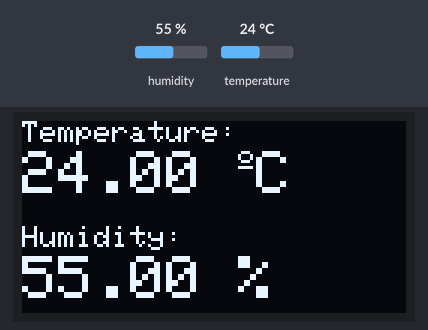
Bench run of a sketch on a simulated ESP8266 (NodeMCU). On the bench: 128×64 one-colour display. Inputs (shaded band) come from the test bench; at power-on: humidity 55 %, temperature 24 °C. WiFi joins after 1.5 s; servers stay silent unless stated; no MQTT or app messages arrive unless stated; what the sketch prints to the serial monitor is not drawn.

Above: at 5.7 s.

The sketch:

cumulocityNode2.ino
```cpp
#include "DHT.h"
#include<Wire.h>
#include <Adafruit_GFX.h>
#include <Adafruit_SSD1306.h>
#include <ESP8266WiFi.h>
#include <PubSubClient.h>
DHT dht;
#define SCREEN_WIDTH 128 // OLED display width, in pixels
#define SCREEN_HEIGHT 64 // OLED display height, in pixels
#define OLED_RESET    2

// Declaration for an SSD1306 display connected to I2C (SDA, SCL pins)
Adafruit_SSD1306 display(SCREEN_WIDTH, SCREEN_HEIGHT, &Wire, -1);

//const char* ssid = "Kapil_Pana";  //WIFI
const char* ssid = "IOT";
//const char* password =  "Pana@sonic2017";  //WIFI Info
const char* password =  "IOT@12345";
const char* mqttServer = "tcp://mqtt.us.cumulocity.com"; //Cumulocity MQTT Server
const int mqttPort = 1883;
const char* mqttUser = "ninja/Amit.Bhandari1@rsystems.com";  //Cumulocity Tenant Information
//const char* mqttUser = "manufacturing/Richard.Wagner@softwareag.com";  //Cumulocity Tenant Information
const char* mqttPassword = "Rsi@12345";
const int analogInPin = A0;  // ESP8266 Analog Pin ADC0 = A0


char message[100];
const char* message1 = "200,ADC0Measurement,A,";
char message2[12];
const char* message3 ="ADC0";

char humi_message[100];
const char* humi_message1 = "200,ADC1Measurement,A,";
char humi_message2[12];
const char* humi_message3 = "ADC1";


int sensorValue = 0;  // value read from the pot
int outputValue = 0;  // value to output to a PWM pin

WiFiClient espClient;
PubSubClient client(espClient);


void setup() {

  Serial.begin(115200);
  Serial.setTimeout(15000);
  dht.setup(D3);
 if(!display.begin(SSD1306_SWITCHCAPVCC, 0x3C)) {
    Serial.println(F("SSD1306 allocation failed"));
    for(;;);
  }
  delay(2000);
  display.clearDisplay();
  display.setTextColor(WHITE);

  WiFi.begin(ssid, password);

  while (WiFi.status() != WL_CONNECTED) {
    delay(500);
    Serial.println("Connecting to WiFi..");
  }
  Serial.println("Connected to the WiFi network");

  client.setServer(mqttServer, mqttPort);
  client.setCallback(callback);

  while (!client.connected()) {
    Serial.println("Connecting to MQTT...");

    if (client.connect("ESP8266Client", mqttUser, mqttPassword )) {

      Serial.println("connected");

    } else {

      Serial.print("failed with state ");
      Serial.print(client.state());
      delay(2000);

    }
  }

  client.publish("s/us", "100,ESP8266Device,c8y_ESP8266");  //create device
  client.publish("s/us", message);  //Send measurement

  client.subscribe("s/ds");  //subscribe to messages

}

void callback(char* topic, byte* payload, unsigned int length) {

  Serial.print("Message arrived in topic: ");
  Serial.println(topic);

  Serial.print("Message:");
  for (int i = 0; i < length; i++) {
    Serial.print((char)payload[i]);
  }

  Serial.println();
  Serial.println("-----------------------");

}

void reconnect()
{
   Serial.println("Attempting to connect");
  while (!client.connected()) {
     if (client.connect("ESP8266Client", mqttUser, mqttPassword )) {

      Serial.println("connected");

    } else {

      Serial.print("failed with state ");
      Serial.print(client.state());
      delay(2000);
    }
  }
}

void loop() {

  delay(dht.getMinimumSamplingPeriod());
  // read the analog in value
  //sensorValue = analogRead(analogInPin);
  float humidity = dht.getHumidity();
  float temperature = dht.getTemperature();

  float farenheit = (1.8*temperature)+32;
  Serial.print(dht.getStatusString());
  Serial.print("\t");
  Serial.print(humidity, 1);
  Serial.print("\t\t");
  Serial.print(farenheit, 1);
  Serial.print("\t\t");

  // map it to the range of the PWM out
  outputValue = map(farenheit, 0, 1024, 0, 255);
  sprintf(message2, "%.2f", farenheit);
  strcat(message, message1);
  strcat(message, message2);

  sprintf(humi_message2, "%.2f", humidity);
  strcat(humi_message, humi_message1);
  strcat(humi_message, humi_message2);
  //strcat(message, message3);

 if(client.connected())
 {
  Serial.println(message);
  client.publish("s/us", message);
  memset(message,0,sizeof message);

  Serial.println(humi_message);
  client.publish("s/us", humi_message);
  memset(humi_message,0,sizeof humi_message);
 }
 else{
      Serial.println("Client not connected");
      memset(message,0,sizeof message);
      memset(humi_message,0,sizeof humi_message);
      reconnect();
     }

  client.loop();

  display.clearDisplay();

  // display temperature
  display.setTextSize(1);
  display.setCursor(0,0);
  display.print("Temperature: ");
  display.setTextSize(2);
  display.setCursor(0,10);
  display.print(temperature);
  display.print(" ");
  display.setTextSize(1);
  display.cp437(true);
  display.write(167);
  display.setTextSize(2);
  display.print("C");

  // display humidity
  display.setTextSize(1);
  display.setCursor(0, 35);
  display.print("Humidity: ");
  display.setTextSize(2);
  display.setCursor(0, 45);
  display.print(humidity);
  display.print(" %");

  display.display();
  delay(14000);


}
```
